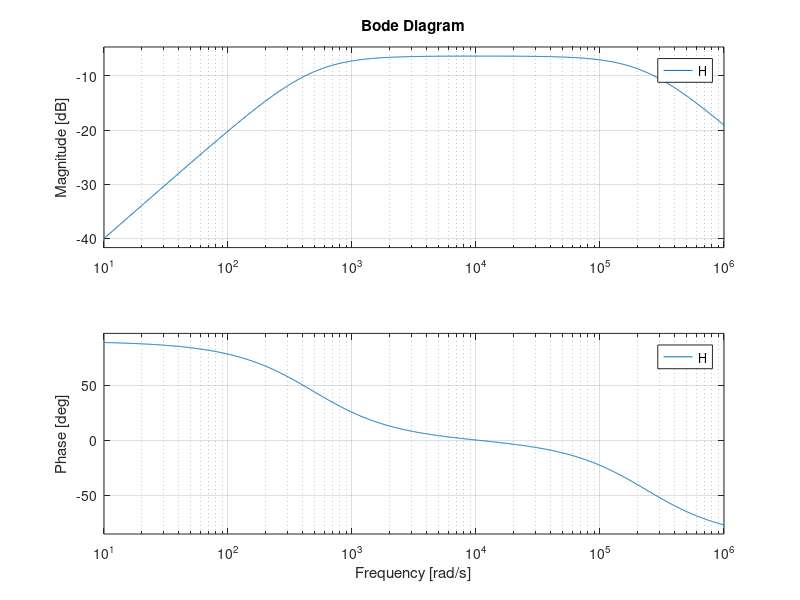

This chart was generated by the following MATLAB code:

s= tf('s');
C1=100e-9;
C2=0.82e-9;
R=10680;
Pot=10000;
H=(C1* Pot *s)/(C1 *Pot* s + C2 *Pot *s + C1* R* s + C1* C2* Pot *R* s^2  + 1);
bode(H,{10,1000000})
